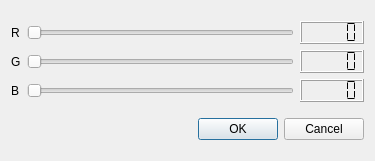
<?xml version="1.0" encoding="UTF-8"?>
<ui version="4.0">
 <class>DialogConfig</class>
 <widget class="QDialog" name="DialogConfig">
  <property name="geometry">
   <rect>
    <x>0</x>
    <y>0</y>
    <width>375</width>
    <height>161</height>
   </rect>
  </property>
  <property name="windowTitle">
   <string>Dialog</string>
  </property>
  <layout class="QVBoxLayout" name="verticalLayout">
   <item>
    <layout class="QGridLayout" name="gridLayout">
     <item row="0" column="0">
      <widget class="QLabel" name="label">
       <property name="text">
        <string>R</string>
       </property>
      </widget>
     </item>
     <item row="0" column="1">
      <widget class="QSlider" name="horizontalSliderR">
       <property name="maximum">
        <number>255</number>
       </property>
       <property name="orientation">
        <enum>Qt::Orientation::Horizontal</enum>
       </property>
      </widget>
     </item>
     <item row="0" column="2">
      <widget class="QLCDNumber" name="lcdNumber">
       <property name="segmentStyle">
        <enum>QLCDNumber::SegmentStyle::Flat</enum>
       </property>
      </widget>
     </item>
     <item row="1" column="0">
      <widget class="QLabel" name="label_2">
       <property name="text">
        <string>G</string>
       </property>
      </widget>
     </item>
     <item row="1" column="1">
      <widget class="QSlider" name="horizontalSliderG">
       <property name="maximum">
        <number>255</number>
       </property>
       <property name="orientation">
        <enum>Qt::Orientation::Horizontal</enum>
       </property>
      </widget>
     </item>
     <item row="1" column="2">
      <widget class="QLCDNumber" name="lcdNumber_2">
       <property name="segmentStyle">
        <enum>QLCDNumber::SegmentStyle::Flat</enum>
       </property>
      </widget>
     </item>
     <item row="2" column="0">
      <widget class="QLabel" name="label_3">
       <property name="text">
        <string>B</string>
       </property>
      </widget>
     </item>
     <item row="2" column="1">
      <widget class="QSlider" name="horizontalSliderB">
       <property name="maximum">
        <number>255</number>
       </property>
       <property name="orientation">
        <enum>Qt::Orientation::Horizontal</enum>
       </property>
      </widget>
     </item>
     <item row="2" column="2">
      <widget class="QLCDNumber" name="lcdNumber_3">
       <property name="segmentStyle">
        <enum>QLCDNumber::SegmentStyle::Flat</enum>
       </property>
      </widget>
     </item>
    </layout>
   </item>
   <item>
    <widget class="QDialogButtonBox" name="buttonBox">
     <property name="orientation">
      <enum>Qt::Orientation::Horizontal</enum>
     </property>
     <property name="standardButtons">
      <set>QDialogButtonBox::StandardButton::Cancel|QDialogButtonBox::StandardButton::Ok</set>
     </property>
    </widget>
   </item>
  </layout>
 </widget>
 <resources/>
 <connections>
  <connection>
   <sender>buttonBox</sender>
   <signal>accepted()</signal>
   <receiver>DialogConfig</receiver>
   <slot>accept()</slot>
   <hints>
    <hint type="sourcelabel">
     <x>227</x>
     <y>140</y>
    </hint>
    <hint type="destinationlabel">
     <x>157</x>
     <y>160</y>
    </hint>
   </hints>
  </connection>
  <connection>
   <sender>buttonBox</sender>
   <signal>rejected()</signal>
   <receiver>DialogConfig</receiver>
   <slot>reject()</slot>
   <hints>
    <hint type="sourcelabel">
     <x>295</x>
     <y>146</y>
    </hint>
    <hint type="destinationlabel">
     <x>286</x>
     <y>160</y>
    </hint>
   </hints>
  </connection>
  <connection>
   <sender>horizontalSliderR</sender>
   <signal>valueChanged(int)</signal>
   <receiver>lcdNumber</receiver>
   <slot>display(int)</slot>
   <hints>
    <hint type="sourcelabel">
     <x>287</x>
     <y>24</y>
    </hint>
    <hint type="destinationlabel">
     <x>322</x>
     <y>29</y>
    </hint>
   </hints>
  </connection>
  <connection>
   <sender>horizontalSliderG</sender>
   <signal>valueChanged(int)</signal>
   <receiver>lcdNumber_2</receiver>
   <slot>display(int)</slot>
   <hints>
    <hint type="sourcelabel">
     <x>240</x>
     <y>67</y>
    </hint>
    <hint type="destinationlabel">
     <x>326</x>
     <y>61</y>
    </hint>
   </hints>
  </connection>
  <connection>
   <sender>horizontalSliderB</sender>
   <signal>valueChanged(int)</signal>
   <receiver>lcdNumber_3</receiver>
   <slot>display(int)</slot>
   <hints>
    <hint type="sourcelabel">
     <x>262</x>
     <y>104</y>
    </hint>
    <hint type="destinationlabel">
     <x>319</x>
     <y>100</y>
    </hint>
   </hints>
  </connection>
 </connections>
</ui>
